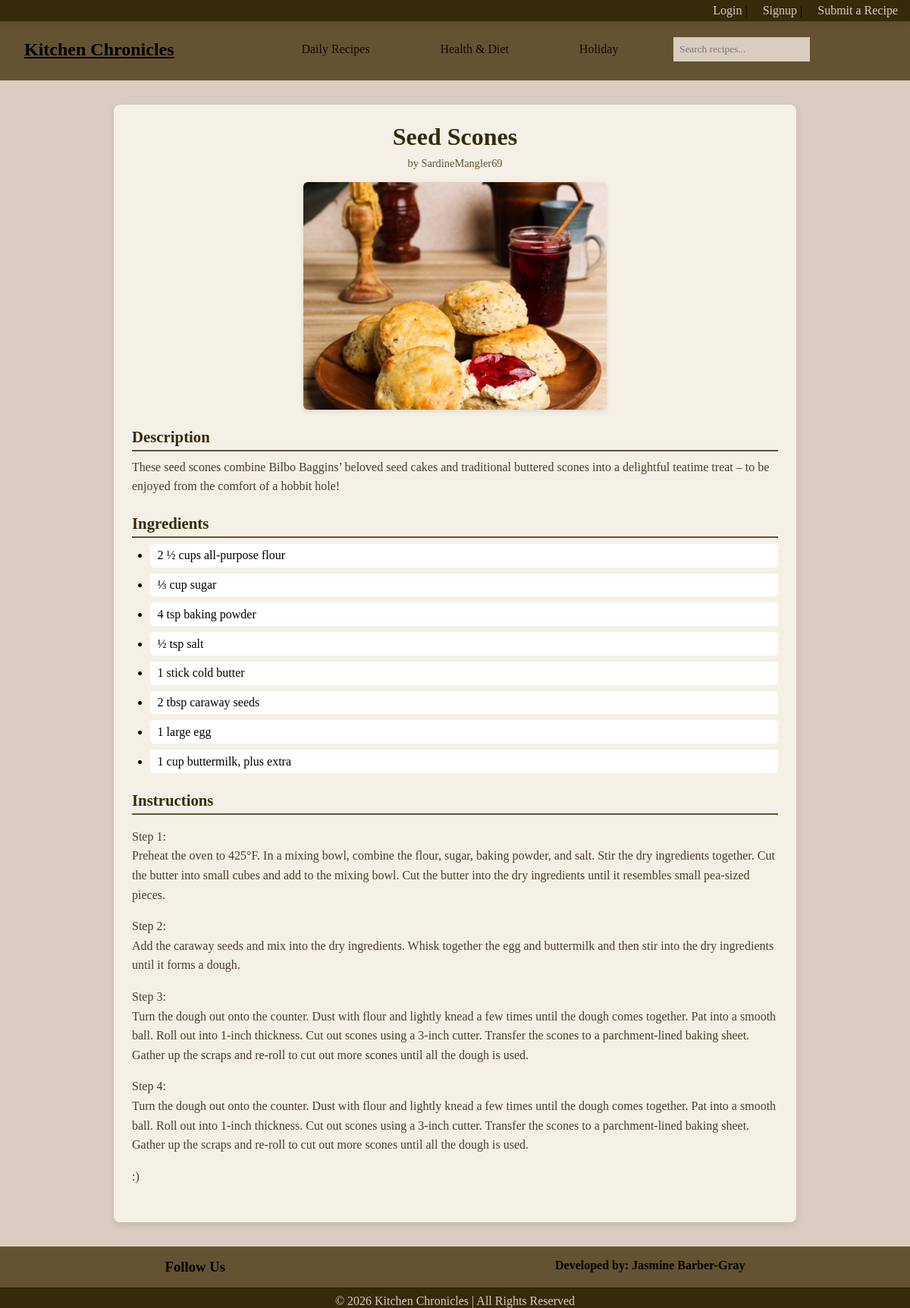
The page /recipe/12/ on the database its author committed.
### recipes/models.py (models this page shows, shortened)
class Recipe(models.Model):
    CATEGORY_CHOICES = [
        ('Breakfast', 'breakfast'),
        ('Lunch', 'lunch'),
        ('Dinner', 'dinner'),
        ('Dessert', 'dessert'),
    ]
    SUB_CATEGORY_CHOICES = [
        ('Keto', 'keto'),
        ('Vegan', 'vegan'),
        ('Vegetarian', 'vegetarian'),
        ('Protein', 'protein'),
        ('Calorie Deficit', 'calorie deficit'),
        ('Gluten-Free', 'gluten-free'),
        ('Valentine\'s Day', 'valentine\'s Day'),
        ('Easter', 'easter'),
        ('Halloween', 'halloween'),
        ('Thanksgiving', 'thanksgiving'),
        ('Christmas', 'christmas'),
        ('New Years', 'new years'),
    ]
    title = models.CharField(max_length=200)
    author = models.ForeignKey(User, on_delete=models.CASCADE)
    category = models.CharField(max_length=20, choices=CATEGORY_CHOICES)
    sub_category = models.CharField(max_length=20, choices=SUB_CATEGORY_CHOICES, blank=True, null=True)
    image = models.ImageField(upload_to='recipes/images', blank=True, null=True)
    description = models.TextField()
    ingredients = models.TextField()
    instructions = models.TextField()

### recipes/views.py (the view)
# urls.py: path('recipe/<int:id>/', views.recipe_detail, name='recipe_detail'),
def recipe_detail(request, id):
    recipe = get_object_or_404(Recipe, id=id)
    return render(request, "recipes/recipe_detail.html", {
        "recipe": recipe
    })

### recipes/templates/recipes/recipe_detail.html (shortened to what this page needs)
{% extends 'base.html' %}
{% block content %}
<div class="recipe-detail-container">
    <h1>{{ recipe.title }}</h1>
    <p class="recipe-author">by {{ recipe.author.username }}</p>
    {% if recipe.image %}
        <img src="{{ recipe.image.url }}" alt="{{ recipe.title }}">
    {% endif %}
    <div class="recipe-section">
        <h2>Description</h2>
        <p>{{ recipe.description }}</p>
    </div>
    <div class="recipe-section">
        <h2>Ingredients</h2>
        <ul class="ingredients-list">
        {% for item in recipe.ingredients.splitlines %}
            {% if item %}
                <li>{{ item }}</li>
            {% endif %}
        {% endfor %}
        </ul>
    </div>
    <div class="recipe-section">
        <h2>Instructions</h2>
        <p>{{ recipe.instructions | linebreaks }}</p>
    </div>
</div>
{% endblock %}

### recipes/static/recipes/style.css (style rules this page uses)
* { margin: 0; padding: 0; box-sizing: border-box; font-family: Georgia, 'Times New Roman', Times, serif; }
body { background: #d9ccc1; color: #000000; margin: 0; padding: 0; overflow: auto; max-width: 100% }
.recipe-detail-container { max-width: 900px; margin: 2rem auto; padding: 1.5rem; background-color: #f5f0e6; border-radius: 8px; box-shadow: 0 4px 10px rgba(0,0,0,0.1); }
.recipe-detail-container h1 { font-size: 2rem; color: #372a0a; text-align: center; margin-bottom: 0.5rem; }
.recipe-author { text-align: center; font-size: 0.9rem; color: #635333; margin-bottom: 1rem; }
.recipe-detail-container img { display: block; max-width: 100%; margin: 0 auto 1.5rem auto; border-radius: 6px; box-shadow: 0 2px 6px rgba(0,0,0,0.1); }
.recipe-section { margin-bottom: 1.5rem; }
.recipe-section h2 { font-size: 1.3rem; color: #372a0a; border-bottom: 2px solid #635333; padding-bottom: 0.3rem; margin-bottom: 0.5rem; }
.recipe-section p { font-size: 1rem; line-height: 1.6; color: #4a3c2a; margin-bottom: 1rem; }
.ingredients-list { list-style-type: disc; padding-left: 1.5rem; margin-top: 0.5rem; }
.ingredients-list li { margin-bottom: 0.5rem; background-color: #fff; padding: 0.4rem 0.6rem; border-radius: 5px; }
.recipe-detail-container img { display: block; margin: 0 auto 1.5rem auto; width: 400px; height: 300px; object-fit: cover; border-radius: 6px; box-shadow: 0 2px 6px rgba(0,0,0,0.1); }

### rows shown on the page
Recipe: title "Seed Scones", author.username "SardineMangler69", image (picture), description "These seed scones combine Bilbo Baggins’ beloved seed cakes and traditional buttered scones into a delightful teatime treat – to be enjoyed from the comfort of a hobbit hole!", instructions "Step 1: Preheat the oven to 425°F. In a mixing bowl, combine the flour, sugar, baking powder, and salt. Stir the dry ingredients together. Cut the butter into small cubes and add to the mixing bowl. Cut the butter into the dry ingredients until it resembles small pea-sized pieces. Step 2: Add the caraway seeds and mix into the dry ingredients. Whisk together the egg and buttermilk and then stir into the dry ingredients until it forms a dough. Step 3: Turn the dough out onto the counter. Dust with flour and lightly knead a few times until the dough comes together. Pat into a smooth ball. Roll out into 1-inch thickness. Cut out scones using a 3-inch cutter. Transfer the scones to a…"

### other values the page prints
{{ item }} "2 ½ cups all-purpose flour" "⅓ cup sugar" "4 tsp baking powder" "½ tsp salt" "1 stick cold butter" "2 tbsp caraway seeds" "1 large egg" "1 cup buttermilk, plus extra"
